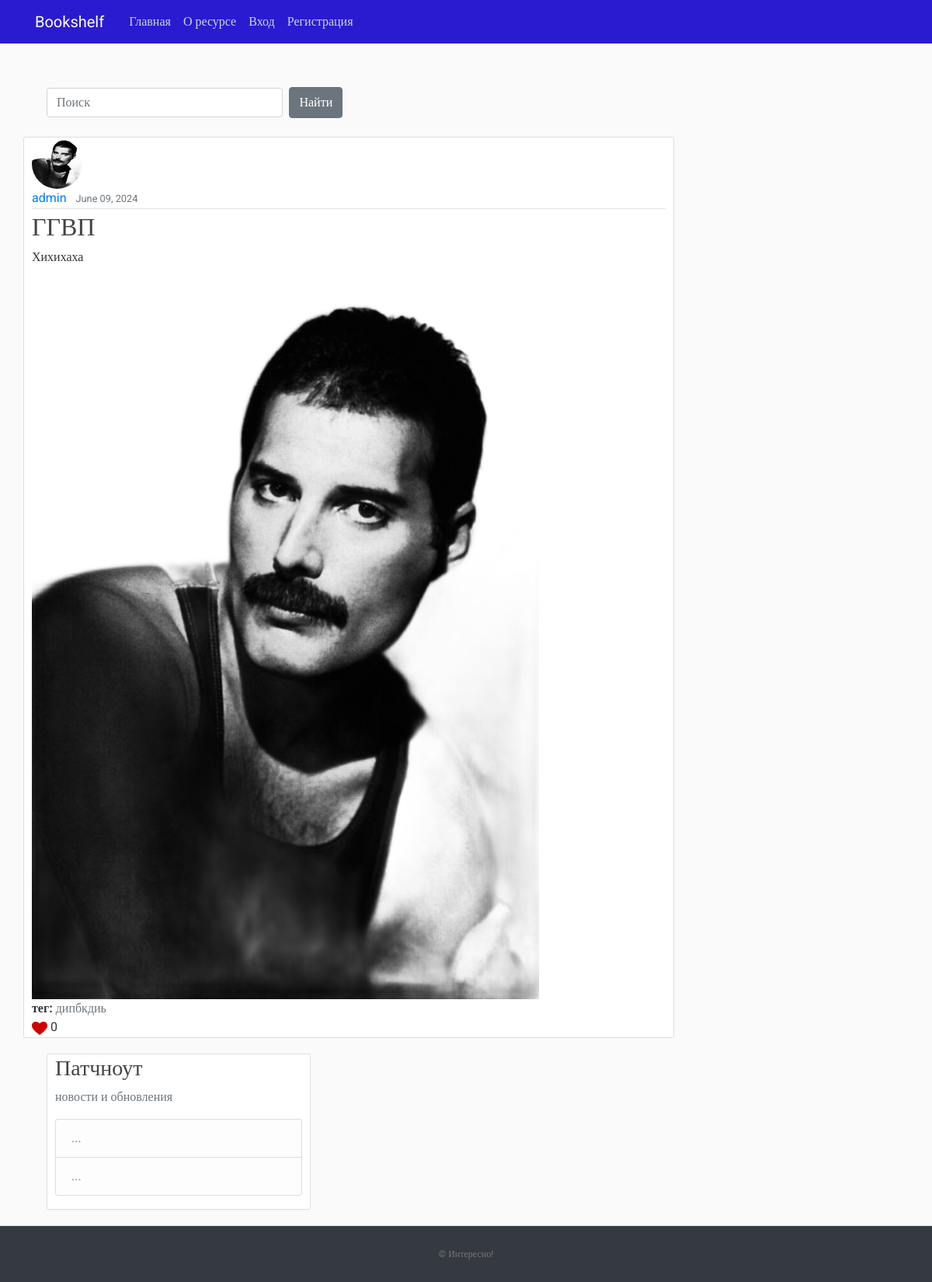
The page / on the database its author committed.
### blog/models.py (models this page shows, shortened)
class Post(models.Model):
    title = models.CharField(max_length=100)
    content = models.TextField(max_length=2500)
    date_posted = models.DateTimeField(default=timezone.now)
    author = models.ForeignKey(USER_MODEL, on_delete=models.CASCADE)
    image = models.ImageField(default='chto.png', upload_to='profile_pics')
    pdf = models.FileField(validators=[FileExtensionValidator(['pdf'])], null="true", upload_to="blog/uploads")
    tag = models.CharField(max_length=20, null=True, default='без тега')

### users/models.py (models this page shows, shortened)
class Profile(models.Model):
    user = models.OneToOneField(User, on_delete=models.CASCADE)
    image = models.ImageField(default='default.jpg', upload_to='profile_pics')

### blog/views.py (the view)
# urls.py: path('', PostListView.as_view(), name='blog-home'),
class PostListView(ListView):
    model = Post
    template_name = 'blog/home.html'
    context_object_name = 'posts'
    ordering = ['-date_posted']

### blog/templates/blog/home.html (shortened to what this page needs)
﻿{% extends "blog/base.html" %}
{% load static %}
{% block content %}
<form method='GET' action="{% url 'search_posts' %}">
  <div class="grid row-gap-3 col-lg-8 d-flex align-items-center justify-content-between">
    <div class="top-0 start-0 p-0 g-col-6 col-lg-8"><input style="height:40px width:60%" type="text" name='q' class="align-line form-control" placeholder="Поиск"></div>
    <div class="p-2 g-col-6 col-lg-8"><input style="height:40px" class="btn btn-secondary" type='submit' value='Найти' class="itemss"></div>
    </div>
  </div>
    {% for post in posts %}
        <article class="content-section">
          <img class="rounded-circle article-img" src="{{ post.author.profile.image.url }}">
          <div class="media-body">
            <div class="article-metadata">
              <a class="mr-2" href="#">{{ post.author }}</a>
              <small class="text-muted">{{ post.date_posted|date:"F d, Y" }}</small>
            {% if user.is_authenticated %}
            </div>
            <h2><a class="article-title" href="{% url 'post-detail' post.id %}">{{ post.title }}</a></h2>
            <div>
            {% else %}
            </div>
            <h2>{{ post.title }}</h2>
            {% endif %}
            <div>
              <p class="article-content">{{ post.content }}</p>
              <img class="img-content" src="{{ post.image.url }}">
            </div>
            <div>
              <b>тег:</b> <a href='{% url 'post-list-tag' tag=post.tag %}' class="text-muted">{{ post.tag }}</a>
            </div>
            <div>
              <a><img src={% static "blog/lk.png" %}> {{ post.likes.count }}</a>
            </div>
          </div>
        </article>
    {% endfor %}
{% endblock content %}

### blog/static/blog/main.css (style rules this page uses)
body, html { width:100%; height:100% }
body { margin:0; padding:0; background: #fafafa; color: #333333; margin-top: 5rem; font-family:Roboto; }
h1, h2, h3, h4, h5, h6 { color: #444444; }
.content-section { background: #ffffff; padding: 1px 10px; border: 1px solid #dddddd; border-radius: 3px; margin-bottom: 20px; overflow:hidden; min-width: 70%; max-width: 100%; }
.article-content { white-space: pre-line; overflow:hidden; hyphens: auto; -moz-hyphens: auto; -webkit-hyphens: auto; -ms-hyphens: auto; hyphenate-limit-chars: 6 3 2; }
.img-content { max-width: 80%; margin-right: 16px; overflow:hidden; }
.article-img { height: 65px; width: 65px; margin-right: 16px; }
.article-metadata { padding-bottom: 1px; margin-bottom: 4px; border-bottom: 1px solid #e3e3e3 }

### rows shown on the page
Post: author.profile.image (picture), author "admin", date_posted "June 09, 2024", title "ГГВП", content "Хихихаха", image (picture), tag "дипбкдиь", likes.count "0"
